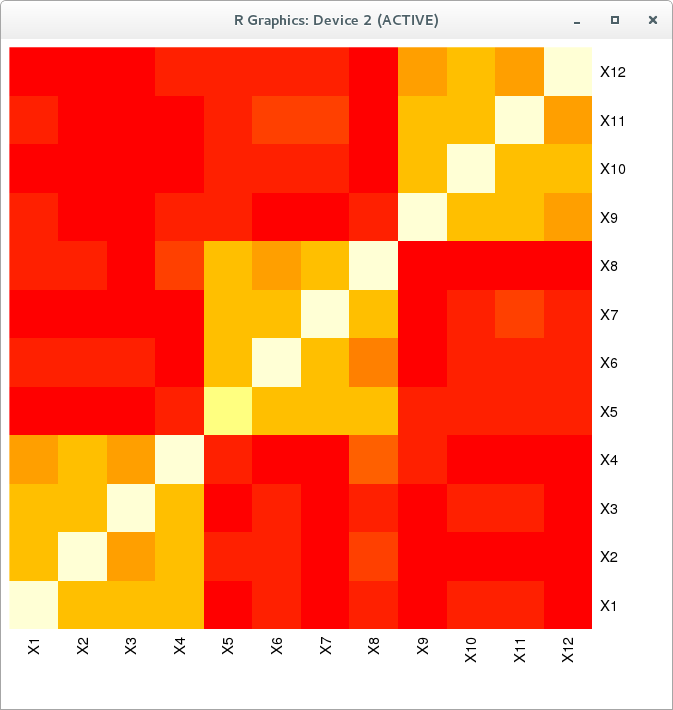

Source code (R):
require(MASS)
require(ldr)
library(Rcpp)
library(RcppArmadillo)
library(ManifoldOptim)
library(mvtnorm)
source("MainFunctions_P.R")

set.seed(1234)

# ---- Start data generation ----

# start by constructing a structured covariance amoung predictors (i.e. groups exist)
n = 200; m = 4; p = 3*m
y <- array( rnorm(n=n, sd=3), c(n, 1));
fy <- scale(cbind(y, abs(y)), TRUE, FALSE)
A = matrix(rnorm(p^2), nc=p); D = t(A)%*%A
Gamma = eigen(D)$vectors[,1:2]

# inter-group covariances
rho <- c(.5, .5, .5)

# variances for all predictors
sigma2 <- 1

# group sizes
b <- c(4, 4, 4)

# build true Delta
tmp_idx = 1
Delta = matrix(0, nc=p, nr=p)

for(l in 1:length(b)){

ones = matrix(rep(1, b[l]), ncol=1)
Deltall = rho[l]*ones%*%t(ones) + (sigma2-rho[l])*diag(b[l])

#A = matrix(rnorm(b[l]^2,mean=0,sd=10),nc=b[l])
#Deltall = t(A)%*%A

Delta[tmp_idx:sum(b[1:l]), tmp_idx:sum(b[1:l])] <- Deltall
tmp_idx <- sum(b[1:l])+1

}




# Generate simulated data
Err <- t(mvrnorm(n=n, mu=c(rep(0, p)), Sigma=Delta));
X <- t(Gamma%*%t(fy) + Err); 



#--- End data generation ----



fy = bf(y, case="poly", degree=3) 

# calculate unstructured fit
fit0 = pfc(X, y, fy, numdir=2, structure="unstr")
fit0$Deltahat

# back out some additional values (SRM may be able to remove this...)
Xc <-  scale(X, TRUE, FALSE);
P_F <- fy%*%solve(t(fy)%*%fy)%*%t(fy);
Sigmahat <- cov(X)
Sfit <- t(Xc)%*%P_F%*%Xc/n; 
Sres <- Sigmahat - Sfit;



# It looks like optimizer can return matrices that are not quite symmetric.
# So let's symmetrize before we evaluate.

tx <- function(x) {
	S <- matrix(x, p, p)
	S[lower.tri(S)] <- t(S)[lower.tri(S)]
	return(S)
}


f <- function(x) {

	Deltahat <- tx(x)

	# calculate the likelihood associated with this candidate Delta
	# calculate eq 4. value for comparison
	#Deltahat <- fit0$Deltahat
	InvDeltahat <- solve(Deltahat)
	temp0 <- -(n*p/2)*log(2*pi);
	temp1 <- -(n/2)*log(det(Deltahat)); 
	temp2 <- -(n/2)*Trace(InvDeltahat%*%Sres);
	numdir = 2
	#if (numdir < p) temp3 <- -(n/2)*sum(eigen(InvDeltahat%*%Sres)$values[(numdir+1):p]);
	if (numdir < p)	temp3 <- - (n/2)*Trace(fit0$Gammahat)
	loglik <- Re(temp0 + temp1 + temp2 + temp3);
	return(-loglik)

}

# Take the problem above (defined in R) and make a Problem object for it.
# The Problem can be passed to the optimizer in C++
mod <- Module("ManifoldOptim_module", PACKAGE = "ManifoldOptim")
prob <- new(mod$RProblem, f)

mani.params <- get.manifold.params(IsCheckParams = TRUE)
solver.params <- get.solver.params(DEBUG = 0, Tolerance = 1e-12,
	Max_Iteration = 1000, IsCheckParams = TRUE, IsCheckGradHess = FALSE)
mani.defn <- get.spd.defn(p)


# -- optimization --
res <- manifold.optim(x0 = fit0$Deltahat, prob, method = "LRBFGS", mani.defn = mani.defn, mani.params = mani.params, solver.params = solver.params)


heatmap(Delta, Rowv=NA, Colv=NA)
heatmap(fit0$Deltahat, Rowv=NA, Colv=NA)
heatmap(tx(res$xopt), Rowv=NA, Colv=NA)


# --- when using sigma res and delta in term 3
#> f(cov(X))
#[1] 4176.678

#> f(Delta)
#[1] 4138.2

#> f(fit0$Deltahat)
#[1] 4096.354

# -- with cov(X) as initialization --
#> f(tx(res$xopt))
#[1] 4149.202

# -- with fit0$Deltahat as initialization --
#> f(tx(res$xopt))
#[1] 3761.271

# examine sum of eigen values in diff
Trace(fit0$Deltahat - Delta)
#[1] 0.3662055
Trace(tx(res$xopt) - Delta)
#[1] 10.37618


# --- when using gammahat in term 3

Trace(tx(res$xopt) - Delta)
# [1] 0.3731908

> f(fit0$Deltahat)
[1] 3081.955

> f(tx(res$xopt))
[1] 3081.332
